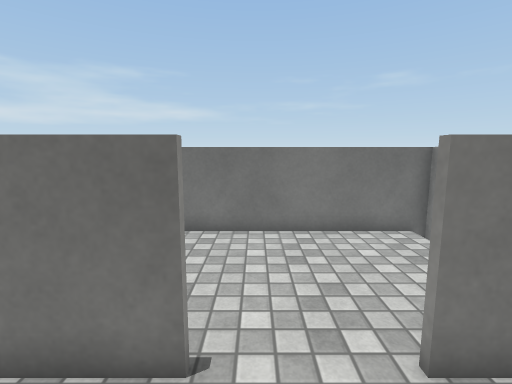
[1] (above)

15 first-person views from a walk through a Unity game level. The camera is 1.4 m above the floor, tilts 8° down and sees 85° across. The floor is counted in squares, 0.5 m on a side. Each view is taken from the middle of a square. On the plan, view 1 faces up. The plan holds only what a view shows up to about 19 squares ahead; the rest is blank. The place goes on beyond the plan. The player character is not drawn. Door leaves are left out, so doorways stand open. Surface patterns are stand-ins for the level's own textures.

[2]
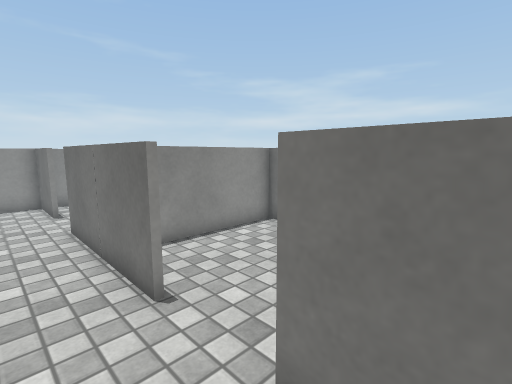

[3]
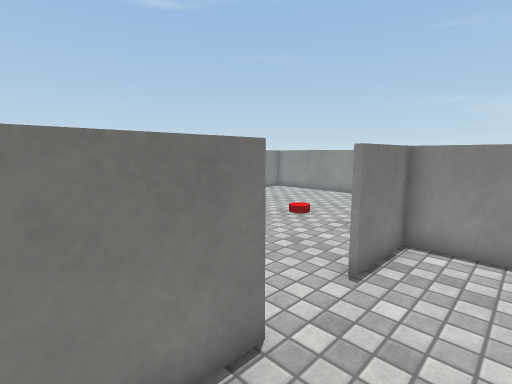

[4]
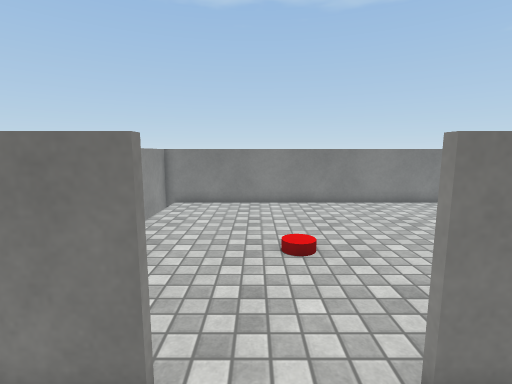

[5]
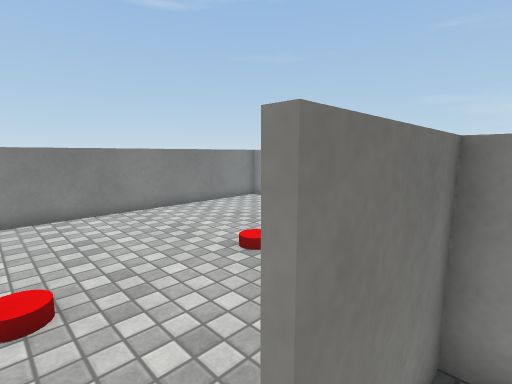

[6]
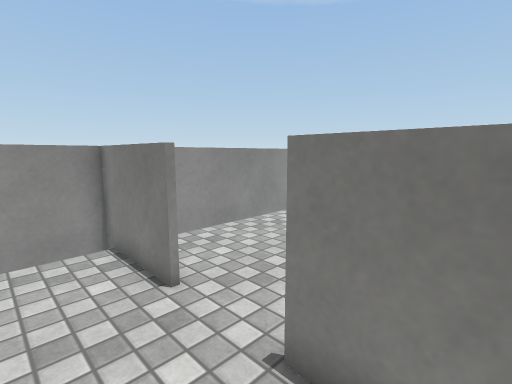

[7]
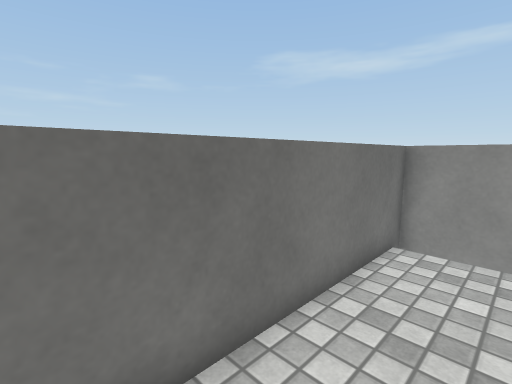

[8]
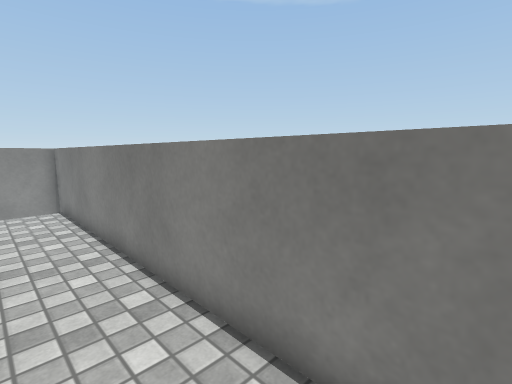

[9]
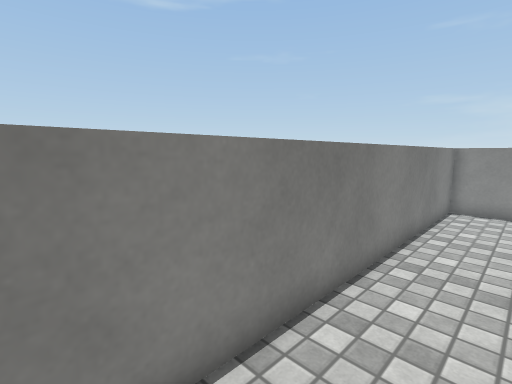

[10]
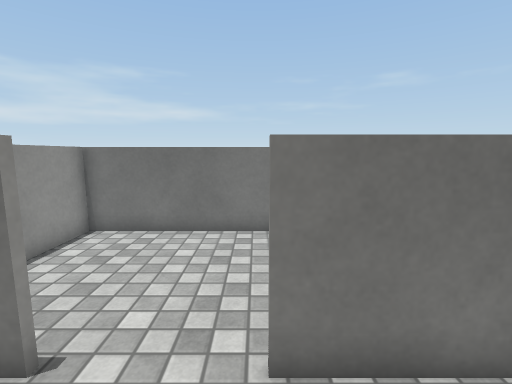

[11]
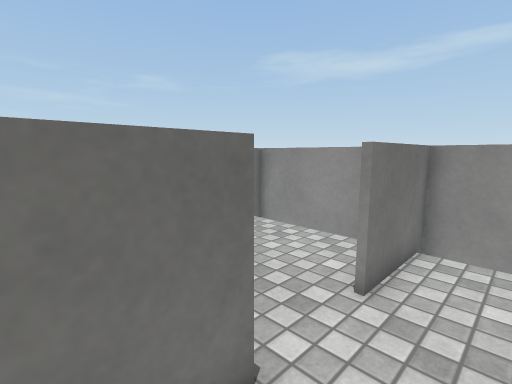

[12]
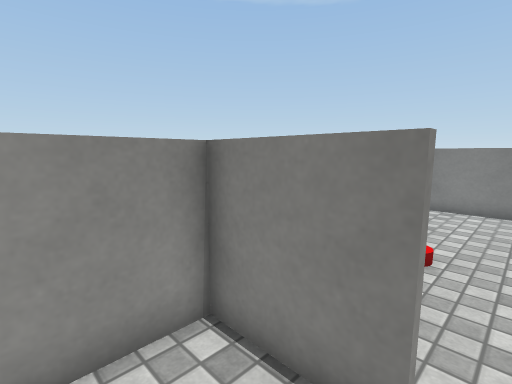

[13]
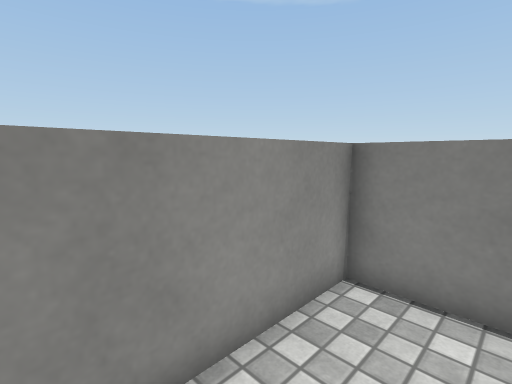

[14]
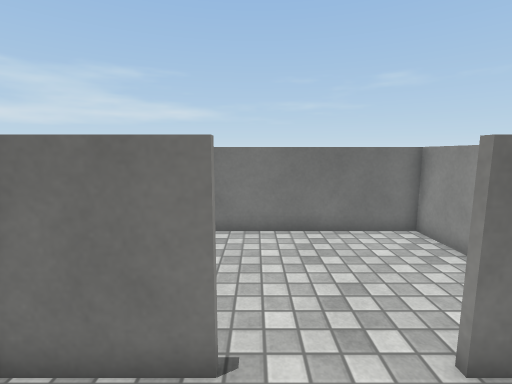

[15]
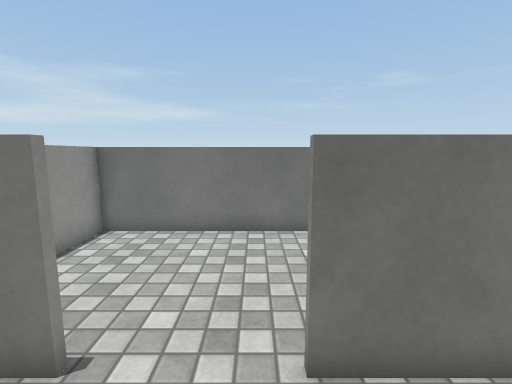

### Floor plan
Points are (right, up) in squares from view 1. A wall is a line through its corners. A room is listed if a view was taken in it or the views show most of it. See-through windows are left out.
Room 1 (views 1, 2, 8, 9, 10, 11, 14, 15)
walls: (-0.9, 3.1) (-7.4, 3.1); (-10.4, 3.1) (-13.5, 3.1); (-13.5, -9.7) (6.1, -9.7) (6.1, 3.1) (2.1, 3.1)
ways out: open door at (1, 3) to room 2; open door at (-9, 3) to room 3
objects: red cylinder (-6, -2); red cylinder (0, -2)
Room 2 (views 3, 4, 5, 6, 7)
walls: (2.1, 3.3) (6.1, 3.3); (-4, 9.9) (-4, 3.1); (-3.9, 3.3) (-0.9, 3.3); (6.1, 3.1) (6.1, 9.8) (-4.1, 9.8)
ways out: open door at (1, 3) to room 1
Room 3 (views 12, 13)
walls: (-7.4, 3.3) (-3.9, 3.3); (-4.1, 9.8) (-13.5, 9.8); (-4.2, 3.2) (-4.2, 9.9)
ways out: open door at (-9, 3) to room 1

Where each view was taken, in squares from view 1:
view 1: 0 up, 0 right, facing up
view 2: 1 up, 4 right, facing up-left
view 3: 6 up, 5 right, facing down-left
view 4: 6 up, 1 right, facing down
view 5: 4 up, 0 right, facing down-left
view 6: 6 up, 3 left, facing down-right
view 7: 7 up, 3 left, facing up-right
view 8: 7 down, 10 left, facing down-right
view 9: 7 down, 2 right, facing down-left
view 10: 0 up, 2 right, facing up
view 11: 1 up, 3 left, facing up-right
view 12: 6 up, 8 left, facing down-right
view 13: 9 up, 7 left, facing down-right
view 14: 0 up, 10 left, facing up
view 15: 0 up, 8 left, facing up
